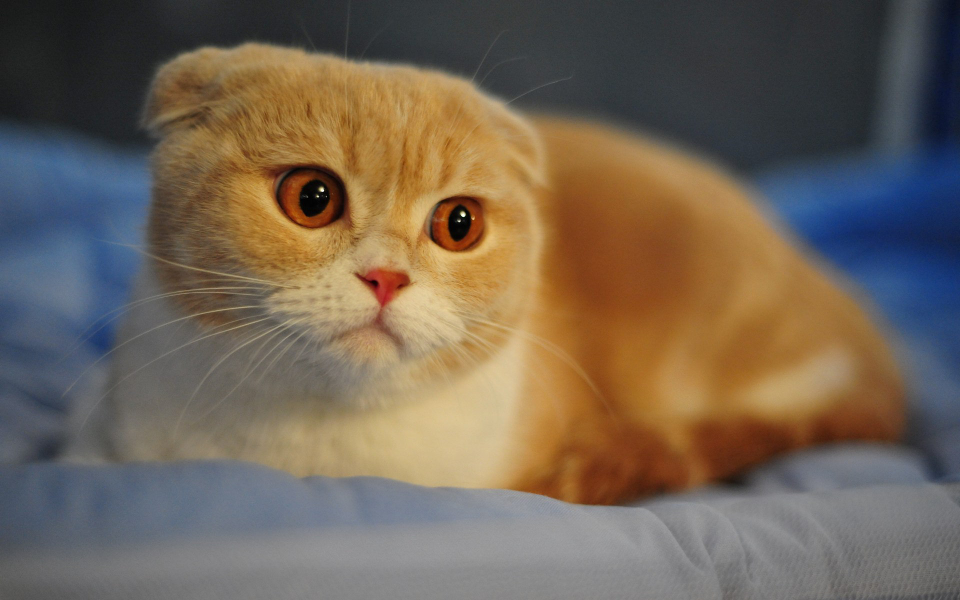
#> input picture R.jpg, 1920 x 1200 px (shown at 1/2 size)
$ jupyter execute test3_26.ipynb
#> lines starting #> are read from the running program, lines starting #| are printed output that depends on the picture; after the words box and inside, x2 and y2 are one past the last pixel; in counts of white or black regions, pixels touching at a corner belong together
### 颜色空间的转换

[cell 1]
import cv2

[cell 2]
def callBack(value):
    pass

[cell 3]
cv2.namedWindow('pic',cv2.WINDOW_NORMAL)
cv2.resizeWindow('pic',640,480)
img = cv2.imread('R.jpg')
#> img is the input picture: shape (1200, 1920, 3); mean B, G, R 85.6, 100.4, 113.8

[cell 4]
colorSpace = [cv2.COLOR_BGR2RGB,cv2.COLOR_BGR2HLS,cv2.COLOR_BGR2HSV]

[cell 5]
cv2.createTrackbar('set','pic',0,2,callBack)

[cell 6]
while True:
    tem = cv2.getTrackbarPos('set','pic')
    img = cv2.cvtColor(img,colorSpace[tem])
    cv2.imshow('pic',img)
    key = cv2.waitKey(1)
#> (key q is pressed here)
    if key == ord('q'):
        break
cv2.destroyAllWindows()

### ndarry的四种常见属性

[cell 7]
import cv2

[cell 8]
import numpy as np

[cell 9]
img = cv2.imread('R.jpg')

[cell 10]
img.size
#> Out = 6912000

[cell 11]
img.dtype

[cell 12]
img.shape
#> Out = (1200, 1920, 3)

### mat数据结构的深浅拷贝

[cell 13]
import cv2

[cell 14]
import numpy as np

[cell 15]
img = cv2.imread('R.jpg')
#浅拷贝
img2 = img.view()
#深拷贝
img3 = img.copy()

[cell 16]
img[10:100,10:100] = [0,0,255]
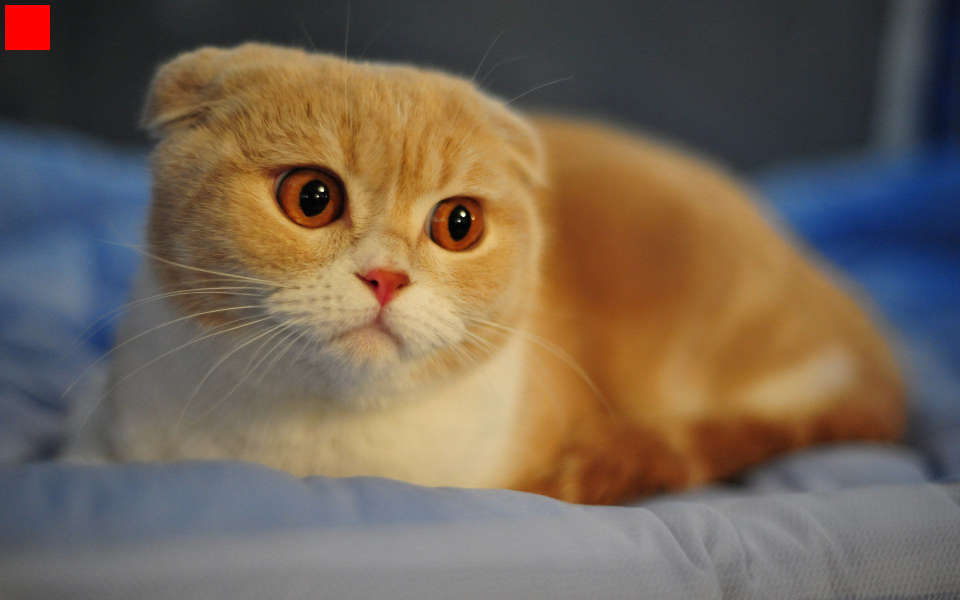
#> img: shape (1200, 1920, 3) (shown at 1/2 size); 0.35% of pixels changed, all inside (x1, y1, x2, y2) = (10, 10, 100, 100)

[cell 17]
cv2.namedWindow('img',cv2.WINDOW_NORMAL)
cv2.resizeWindow('img',640,480)
cv2.imshow('img',np.hstack((img,img2,img3)))
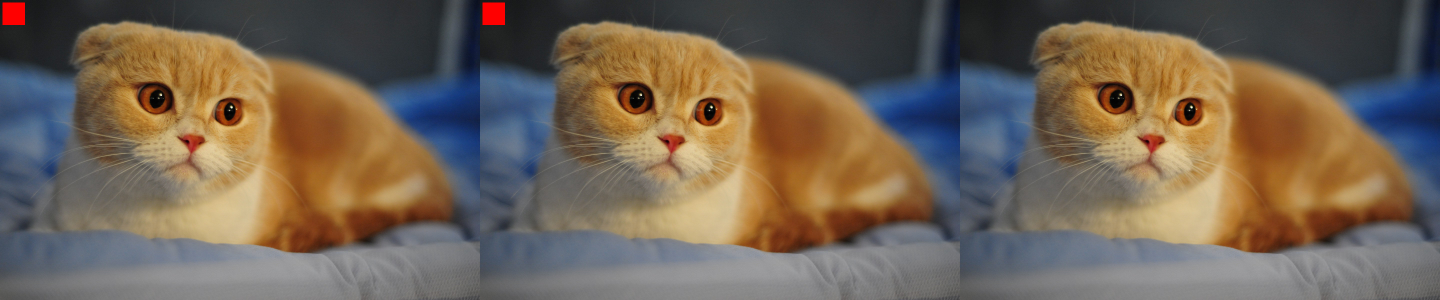
#> window 'img': shape (1200, 5760, 3) (shown at 1/4 size); mean B, G, R 85.6, 100.3, 114.3

[cell 18]
cv2.waitKey(0)
cv2.destroyAllWindows()

### 颜色通道的分割和合并

[cell 19]
import cv2
import numpy as np

[cell 20]
img = np.zeros((200,200,3),np.uint8)

[cell 21]
b,g,r = cv2.split(img)
#> b: shape (200, 200); every value is 0

[cell 22]
b[10:100,10:100]=255
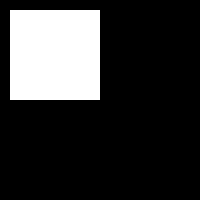
#> b: shape (200, 200); 20.2% white; 1 white region, box (x1, y1, x2, y2) and area: (10, 10, 100, 100) 8100
g[10:100,10:100]=255

[cell 23]
img2=cv2.merge((b,g,r))
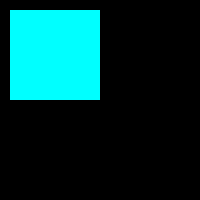
#> img2: shape (200, 200, 3); mean B, G, R 51.6, 51.6, 0

[cell 24]
cv2.imshow('img',img2)
cv2.waitKey(0)
cv2.destroyAllWindows()

### 绘制图形

[cell 25]
import cv2
import numpy as np

[cell 26]
img = np.zeros((480,640,3),np.uint8)

[cell 27]
cv2.line(img,(0,0),(100,10),(0,0,255),1,lineType=8)
cv2.rectangle(img,(0,0),(10,100),(0,0,255))
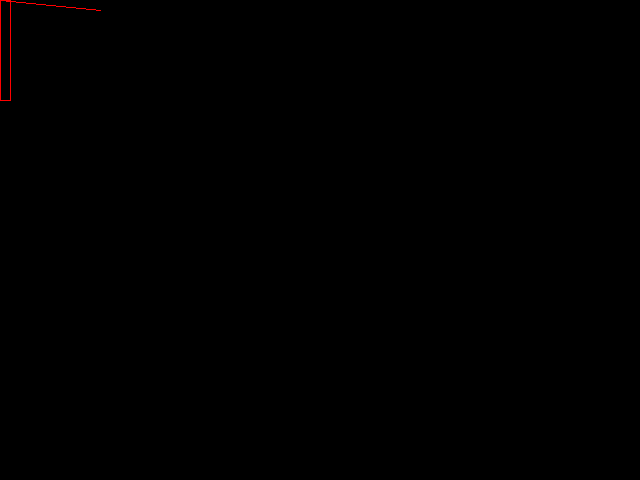
#> img: shape (480, 640, 3); mean B, G, R 0, 0, 0.3
cv2.circle(img,(240,240),(10),(0,0,255))
#> img: shape (480, 640, 3); 0.02% of pixels changed, all inside (x1, y1, x2, y2) = (230, 230, 251, 251)
cv2.imshow('draw_line',img)
cv2.waitKey(0)
cv2.destroyAllWindows()
